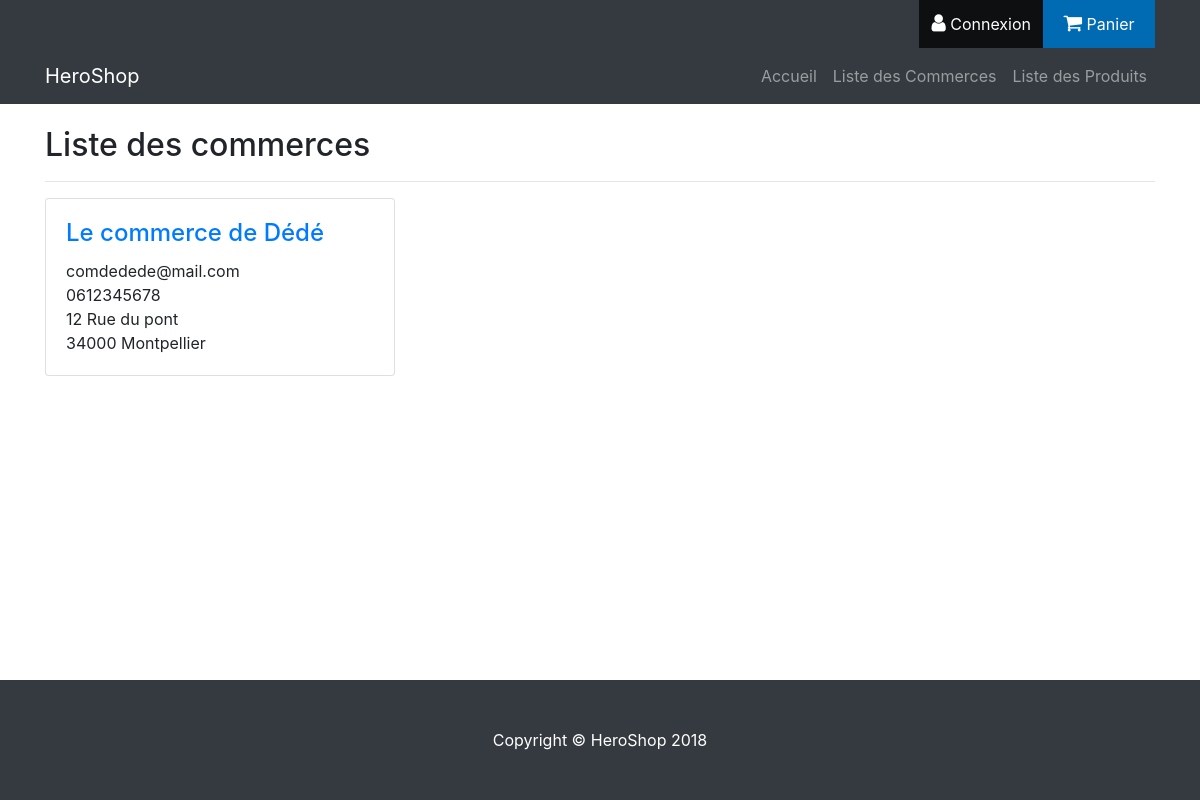
/index.php/commerces, run on an earlier commit of the app's database.
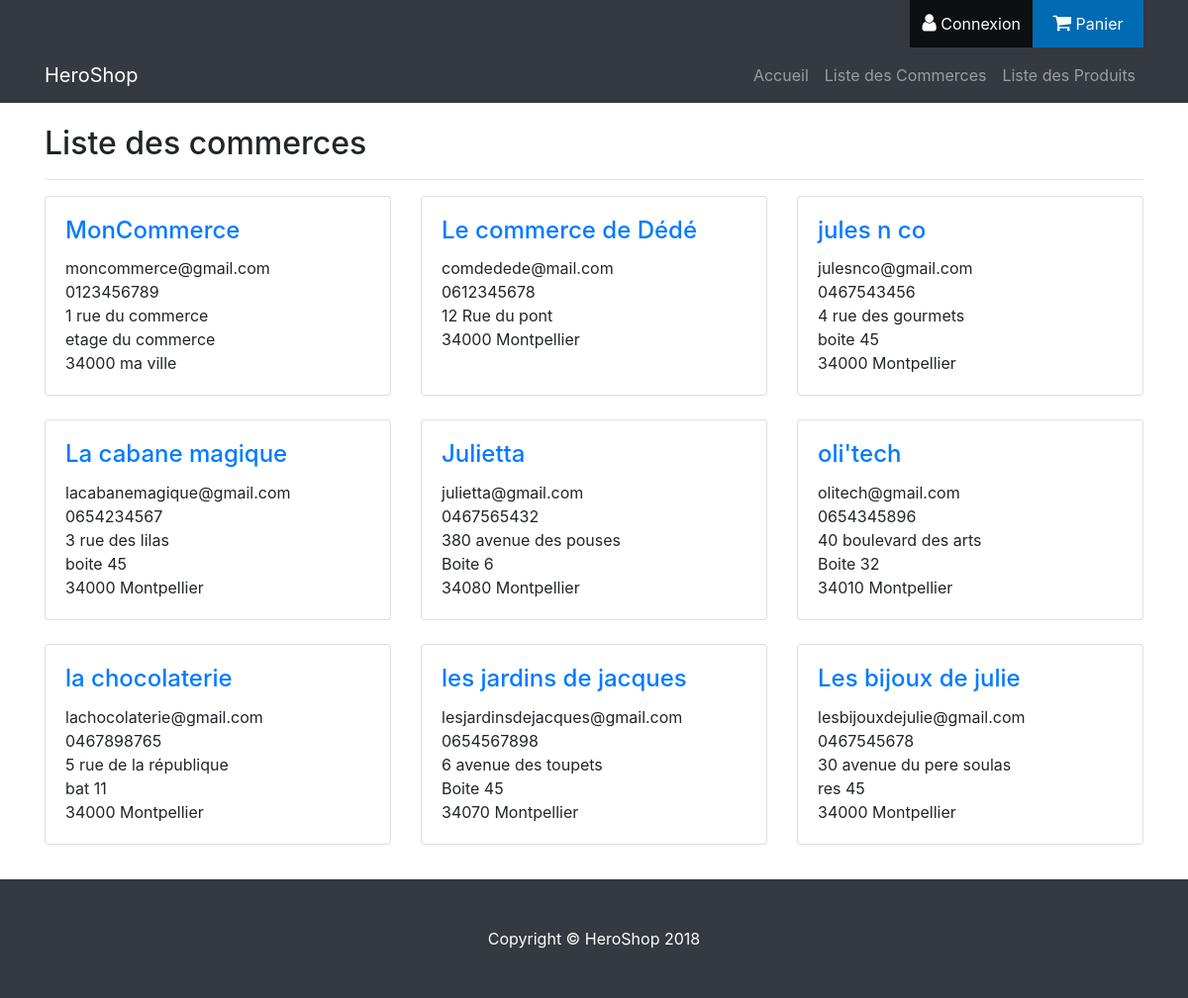
And on a later commit of the database.
### tables this page shows
CREATE TABLE `commerce` (
  `siretCommerce` varchar(14) NOT NULL,
  `nomCommerce` varchar(128) NOT NULL,
  `mailCommerce` varchar(64) NOT NULL,
  `telCommerce` varchar(10) NOT NULL,
  `numAdresseCommerce` int(4) NOT NULL,
  `rueCommerce` varchar(64) NOT NULL,
  `codePostalCommerce` int(10) NOT NULL,
  `villeCommerce` varchar(64) NOT NULL,
  `complementAdresseCommerce` varchar(128) NOT NULL,
  `tempsReservationProduitsCommerce` time NOT NULL,
  `produitsLivrablesCommerce` tinyint(1) NOT NULL,
  `idCommercant` int(8) UNSIGNED NOT NULL,
  `descriptionCommerce` text
);

### application/libraries/Layout.php (called while the page is built, shortened)
<?php
class Layout {
    private $CI;
    private $var = array();
    public function __construct() {
        $this->CI = & get_instance();
        $this->var['output'] = '';
        $this->var['titre'] = ucfirst($this->CI->router->fetch_method()) . ' - ' . ucfirst($this->CI->router->fetch_class());
        $this->var['charset'] = $this->CI->config->item('charset');
        $this->var['css'] = array();
        $this->var['js'] = array();
        $this->var['jquery'] = array();
        $this->var['menu'] = array();
        $this->var['topMenu'] = array();
        $this->var['sideMenu'] = array();
        $this->var['nomSideMenu'] = "";
    }
    public function view($name, $data = array(), $return = false) {
        $this->var['output'] .= $this->CI->load->view($name, $data, true);
        if (!$return) {
            $this->CI->load->view('../themes/default_layout', $this->var);
        } else {
            return $this->CI->load->view('../themes/default_layout', $this->var, true);
        }
    }
    public function views($name, $data = array()) {
        $this->var['output'] .= $this->CI->load->view($name, $data, true);
        return $this;
    }
    public function ajouter_menu($menu, $intitule, $controller) {
        $this->var[$menu][$controller] = array(
            "intitule" => $intitule,
            "url" => site_url($controller . "/"),
            "actif" => $controller == $this->CI->router->fetch_class(),
        );
    }
    public function init_menu() {
        $this->CI->load->library('session');
    }
}

### application/controllers/Commerces.php (called while the page is built, shortened)
<?php
class Commerces extends CI_Controller {
    public function index() {
        $this->liste_commerces();
    }
    public function liste_commerces() {
        $result = $this->Commerce_model->read();
        if ($result) {
            $data = array (
                "commerces" => $result,
            );
            if (isset($this->session->logged_in['username'])){
                if ($this->User_admin_model->isAdmin()) {
                    $this->layout->views('Admin/Commerces/title_admin');
                } else {
                    $this->layout->views('Commerces/title_not_admin');
                }
            } else {
                $this->layout->views('Commerces/title_not_admin');
            }
            $this->layout->view('Commerces/liste_commerces', $data);
        } else {
            $data = array(
                'error_message' => 'Une erreur s\'est produite',
            );
            $this->layout->view('template/error_display', $data);
        }
    }
}
?>

### index.php (called while the page is built, shortened)
<?php
require_once BASEPATH.'core/CodeIgniter.php';

### application/core/MY_Model.php (called while the page is built, shortened)
<?php
class MY_Model extends CI_Model {
    public function read($select = '*', $where = array(), $nb = null, $debut = null) {
        return $this->db->select($select)
                        ->from($this->table)
                        ->where($where)
                        ->limit($nb, $debut)
                        ->get()
                        ->result();
    }
}

### application/helpers/MY_url_helper.php (called while the page is built, shortened)
<?php  if ( ! defined('BASEPATH')) exit('No direct script access allowed');
if ( ! function_exists('site_url'))
{
	function site_url($uri = '')
	{
		if( ! is_array($uri))
		{
			$uri = func_get_args();
		}
		$CI =& get_instance();
		return $CI->config->site_url($uri);
	}
}

### application/views/Commerces/liste_commerces.php (the view)
<div id="liste_commerces">
    <div class="row">
        <?php foreach ($commerces as $c): ?>
            <div class="col-lg-4 col-md-6 mb-4">
                <div class="card h-100">
                    <div class="card-body">
                        <h4 class="card-title">
                            <a href="<?php echo site_url('/Commerces/fiche_commerce/' . $c->siretCommerce) ?>">
                                <?php echo $c->nomCommerce ?>
                            </a>
                        </h4>
                        <p class="card-text">
                            <?php echo $c->mailCommerce ?>
                            <br/>
                            <?php echo $c->telCommerce ?>
                            <br/>
                            <?php echo $c->numAdresseCommerce ?>
                            <?php echo $c->rueCommerce ?>
                            <br/>
                            <?php
                            if ($c->complementAdresseCommerce)
                                echo $c->complementAdresseCommerce . '<br/>';
                            ?>
                            <?php echo $c->codePostalCommerce ?>
                            <?php echo $c->villeCommerce ?>
                        </p>
                    </div>
                </div>
            </div>
        <?php endforeach; ?>
    </div>
</div>

### application/views/Commerces/title_not_admin.php
<div id="title_not_admin">
    <h2>Liste des commerces</h2>
    <hr/>
</div>

### application/themes/default_layout.php (shortened to what this page needs)
<!DOCTYPE html>
<html lang="en">
    <head>
        <link href="<?php echo base_url('assets/css/shop-homepage.css'); ?>" rel="stylesheet">
        <link href="<?php echo base_url('assets/css/bootstrap.min.css'); ?>" rel="stylesheet">
        <link rel="stylesheet" href="https://cdnjs.cloudflare.com/ajax/libs/font-awesome/4.7.0/css/font-awesome.min.css">
        <link rel="stylesheet" type="text/css" media="screen" href="<?php echo base_url('assets/css/main.css'); ?>" />
    </head>
    <body>
        <div class="navbar-dark bg-dark top-navbar">
            <div id="topMenu" class="container">
                <div class="row">
                    <div class="col-md-12 right-nav">
                        <?php if (array_key_exists('Auth', $topMenu)): ?>
                            <a href="<?php echo($topMenu['Auth']['url']); ?>">
                                <div id="connexion-menu" class="top-menu">
                                    <i class="fa fa-user"></i>
                                    <?php echo($topMenu['Auth']['intitule']); ?>
                                </div>
                            </a>
                        <?php endif; ?>
                        <?php if (array_key_exists('Panier', $topMenu)): ?>
                            <a href="<?php echo($topMenu['Panier']['url']); ?>">
                                <div id="panier-menu" class="top-menu">
                                    <i class="fa fa-shopping-cart"></i>
                                    <?php echo($topMenu['Panier']['intitule']); ?>
                                </div>
                            </a>
                        <?php endif; ?>
                    </div>
                </div>
            </div>
            <nav class="navbar navbar-expand-lg navbar-dark bg-dark">
                <div class="container">
                    <a class="navbar-brand" href="<?php echo site_url('') ?>">HeroShop</a>
                    <div class="collapse navbar-collapse" id="navbarResponsive">
                        <ul class="navbar-nav ml-auto">
                            <?php foreach ($menu as $m): ?>
                                <li class="nav-item">
                                    <a class="nav-link <?php (array_key_exists('actif', $m) && $m['actif']) ? print 'active' : print '' ?>" href="<?php echo $m["url"] ?>">
                                        <?php echo $m["intitule"] ?>
                                    </a>
                                </li>
                            <?php endforeach; ?>
                        </ul>
                    </div>
                </div>
            </nav>
        </div>
        <div class="container main-content">
            <div class="row">
                <?php if (count($sideMenu) > 0): ?>
                    <div class="col-lg-3">
                        <?php if ($nomSideMenu != ""): ?>
                            <div class="my-4 titre-sidemenu"><?php echo $nomSideMenu ?></div>
                        <?php endif; ?>
                        <div class="list-group">
                            <?php foreach ($sideMenu as $m): ?>
                                <a href="<?php echo $m["url"] ?>" class="list-group-item"><?php echo $m['intitule'] ?></a>
                            <?php endforeach; ?>
                        </div>
                    </div>
                    <div class="col-lg-9">
                    <?php else: ?>
                        <div class="col-lg-12">
                        <?php endif; ?>
                        <div id="contenu">
                            <?php echo $output; ?>
                        </div>
                    </div>
                </div>
            </div>
            <footer class="py-5 bg-dark footer">
                <div class="container">
                    <p class="m-0 text-center text-white">Copyright &copy; HeroShop 2018</p>
                </div>
            </footer>
    </body>
</html>

### assets/css/shop-homepage.css (style rules this page uses)
body { padding-top: 54px; }
@media (min-width: 992px) { body { padding-top: 56px; } }

### assets/css/main.css (style rules this page uses)
html { height: 100%; }
body { padding-top:0; display: flex; min-height: 100vh; flex-direction: column; }
.main-content { flex: 1; }
#contenu { padding-top: 2%; padding-bottom: 1%; }
.fa { font-size:125%; }
.top-navbar a { color:white; text-decoration: none; }
.right-nav { display: -webkit-box; display: -ms-flexbox; display: flex; -ms-flex-wrap: nowrap; flex-wrap: nowrap; -webkit-box-pack: end; -ms-flex-pack: end; justify-content: flex-end; color:white; }
.top-menu { height: 3rem; min-width: 7rem; padding: .75rem; text-align: center; white-space: nowrap; }
#panier-menu { background: #006bb3; }
#connexion-menu { background: rgba(0,0,0,0.75); }

What changed in the data, as far as the page shows it:
added commerce: nomCommerce "MonCommerce", mailCommerce "moncommerce@gmail.com", telCommerce "0123456789", numAdresseCommerce "1", rueCommerce "rue du commerce", complementAdresseCommerce "etage du commerce", codePostalCommerce "34000", villeCommerce "ma ville"
added commerce: nomCommerce "jules n co", mailCommerce "julesnco@gmail.com", telCommerce "0467543456", numAdresseCommerce "4", rueCommerce "rue des gourmets", complementAdresseCommerce "boite 45", codePostalCommerce "34000", villeCommerce "Montpellier"
added commerce: nomCommerce "La cabane magique", mailCommerce "lacabanemagique@gmail.com", telCommerce "0654234567", numAdresseCommerce "3", rueCommerce "rue des lilas", complementAdresseCommerce "boite 45", codePostalCommerce "34000", villeCommerce "Montpellier"
added commerce: nomCommerce "Julietta", mailCommerce "julietta@gmail.com", telCommerce "0467565432", numAdresseCommerce "380", rueCommerce "avenue des pouses", complementAdresseCommerce "Boite 6", codePostalCommerce "34080", villeCommerce "Montpellier"
added commerce: nomCommerce "oli'tech", mailCommerce "olitech@gmail.com", telCommerce "0654345896", numAdresseCommerce "40", rueCommerce "boulevard des arts", complementAdresseCommerce "Boite 32", codePostalCommerce "34010", villeCommerce "Montpellier"
added commerce: nomCommerce "la chocolaterie", mailCommerce "lachocolaterie@gmail.com", telCommerce "0467898765", numAdresseCommerce "5", rueCommerce "rue de la république", complementAdresseCommerce "bat 11", codePostalCommerce "34000", villeCommerce "Montpellier"
added commerce: nomCommerce "les jardins de jacques", mailCommerce "lesjardinsdejacques@gmail.com", telCommerce "0654567898", numAdresseCommerce "6", rueCommerce "avenue des toupets", complementAdresseCommerce "Boite 45", codePostalCommerce "34070", villeCommerce "Montpellier"
added commerce: nomCommerce "Les bijoux de julie", mailCommerce "lesbijouxdejulie@gmail.com", telCommerce "0467545678", numAdresseCommerce "30", rueCommerce "avenue du pere soulas", complementAdresseCommerce "res 45", codePostalCommerce "34000", villeCommerce "Montpellier"
